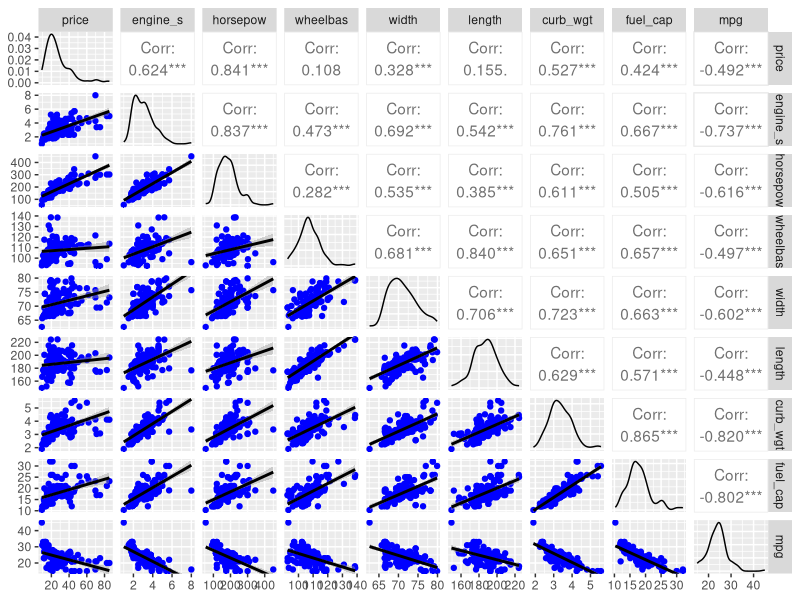
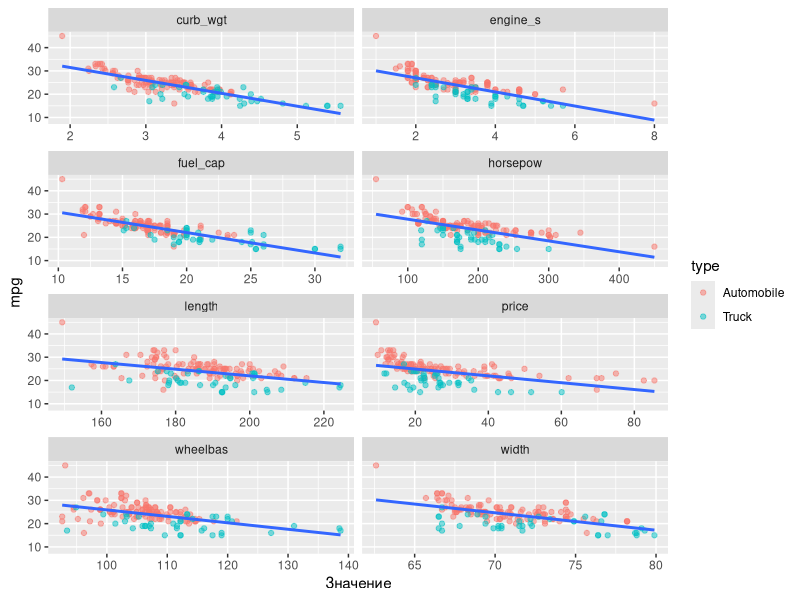
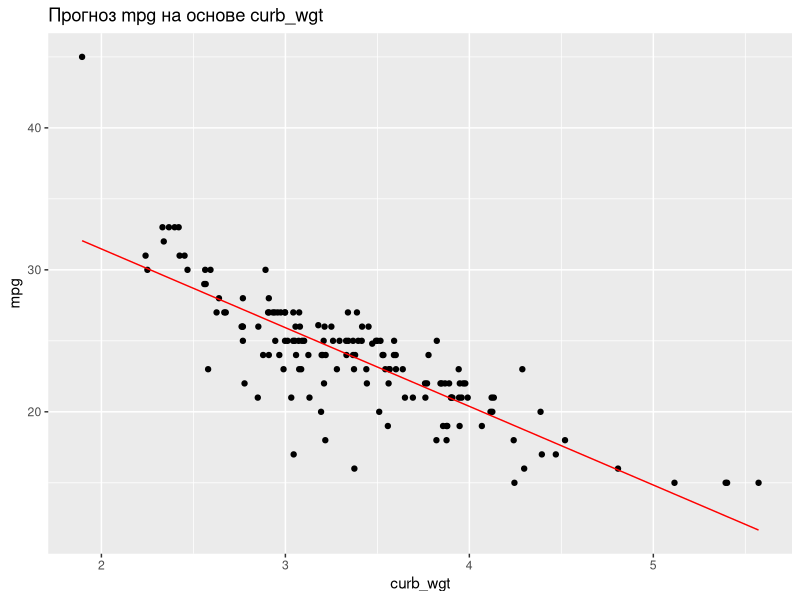
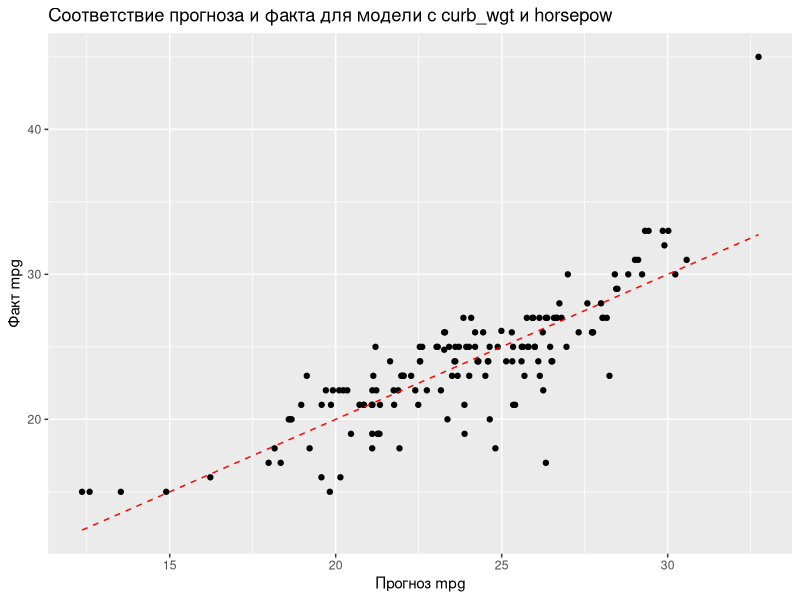
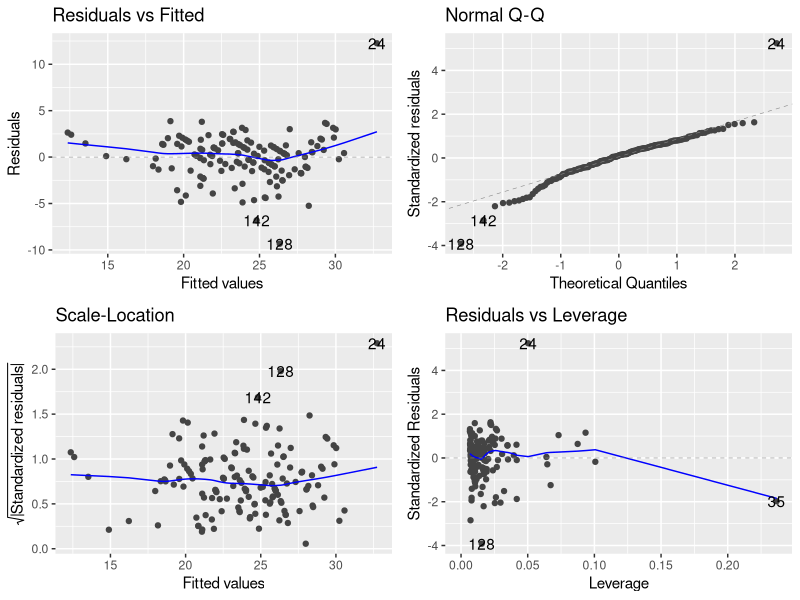
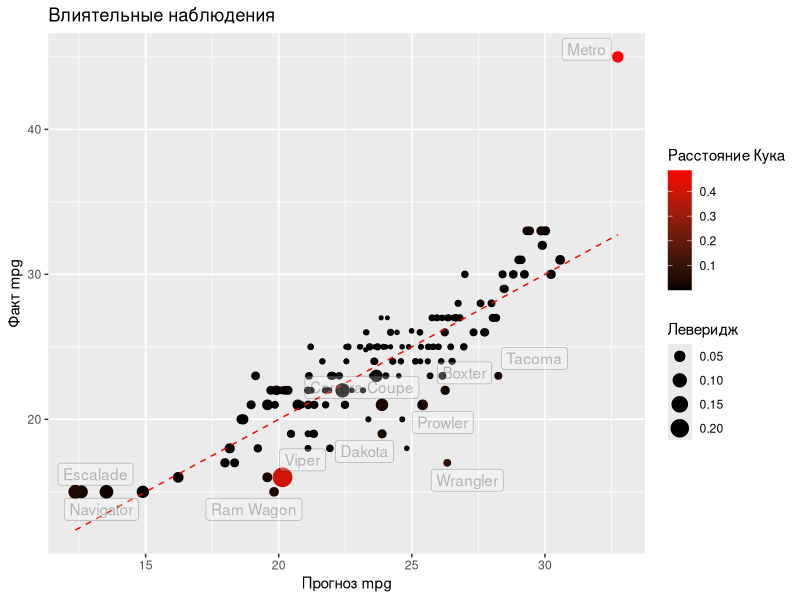
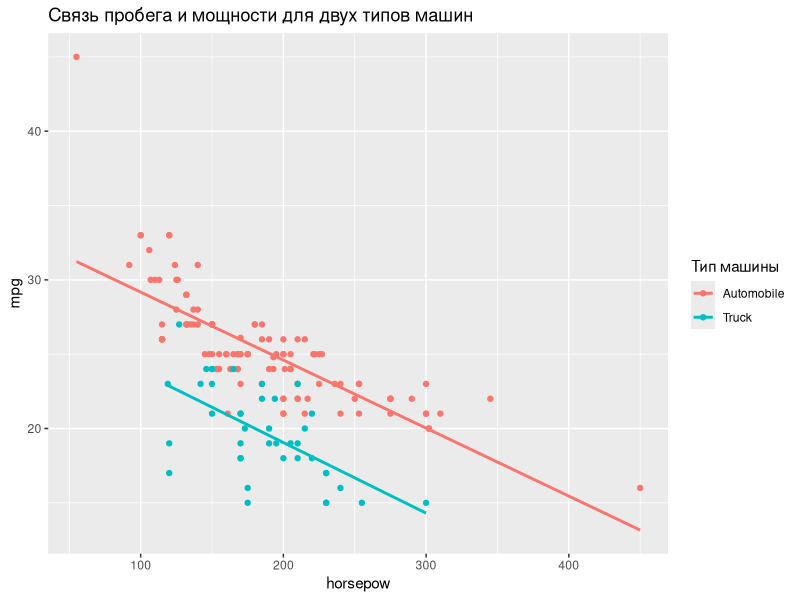
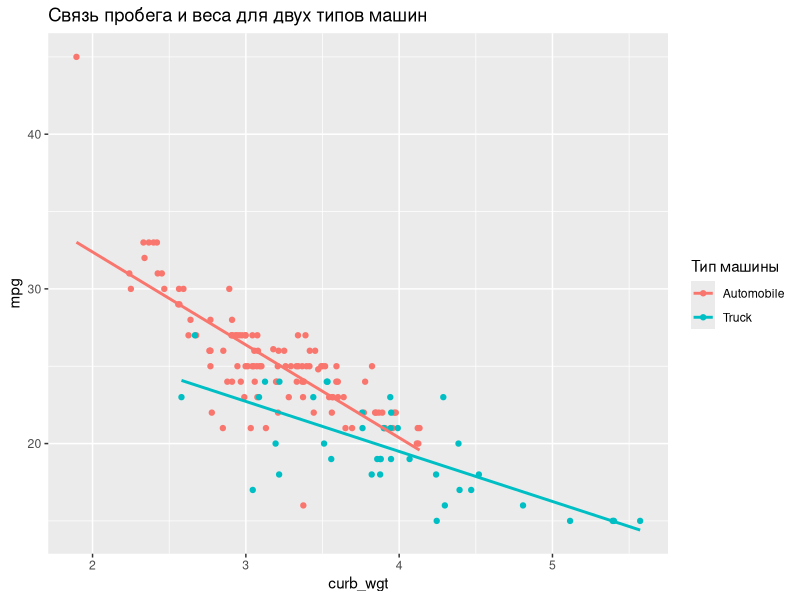

Reproduce these figures in R, in order.
## ---- chunk 1
knitr::opts_chunk$set(echo = TRUE, warning = FALSE)
options(width = 100) # ширина текстового вывода
options(digits = 3) # число знаков после запятой в выводе 
## ---- chunk 2
library(readr) # считывание данных из текстовых файлов
library(tidyverse) # манипулирование данными 
library(ggplot2) # визуализация 
library(ggfortify) # визуализация диагностических графиков
library(modelr) # вспомогательные функции для работы с моделями
library(broom) # преобразование результатов моделирования в табличный вид
library(GGally) # построение матрицы диаграмм рассеяния 
library(car) # функции для степенных преобразований
library(forcats) # работа с факторами
## ---- chunk 3
cars <- read_csv2("datasets/cars.csv", skip = 25) #в файле используются "русские" разделители, больше подходит read_csv2()
glimpse(cars)
## ---- chunk 4

cars %>%
  gather(key = 'Переменная', value = 'Значение') %>%
  group_by(`Переменная`) %>%
  summarise(`Пропуски` = sum(is.na(`Значение`))) %>%
  arrange(-`Пропуски`)

## ---- chunk 5

cars %>% 
  filter(!complete.cases(.)) # . обозначает место, в которое надо подставить результат предыдущей операции

## ---- chunk 6
cars2 <- na.omit(cars)

# Осталось наблюдений:
cat("Осталось", nrow(cars2), "наблюдений из", nrow(cars))
## ---- chunk 7
cars_num <- cars2 %>% select_if(is.numeric)

# Коэффициенты корреляции и из значимость
Hmisc::rcorr(as.matrix(cars_num))

# Матрица диаграмм рассеяния
ggpairs(cars_num, 
        lower = list(continuous = wrap("smooth_lm", color = 'blue')))
## ---- chunk 8

cars_tall <- cars2 %>% 
  gather(key = 'Показатель', value = 'Значение', price:fuel_cap) # текстовые переменные и mpg надо оставить без изменений

## ---- chunk 9

ggplot(data = cars_tall,
       mapping = aes(x = `Значение`, y = mpg)) +
  geom_point(aes(colour = type), alpha = 0.5) +
  stat_smooth(method = lm, se = F) +
  facet_wrap(~ `Показатель`, scale = 'free_x', ncol = 2)

## ---- chunk 10

cars_tall %>% 
  group_by(`Показатель`) %>%
  summarise(r = cor(mpg, `Значение`)) %>%
  arrange(desc(abs(r)))

## ---- chunk 11
m_wgt <- lm(mpg ~ curb_wgt, data = cars2)
summary(m_wgt)
## ---- chunk 12
tidy(m_wgt) %>% select(term:std.error) # эта же информация есть и в summary()
## ---- chunk 13
ggplot(add_predictions(cars2, m_wgt, var = 'fit')) +
  geom_point(aes(curb_wgt, mpg)) +
  geom_line(aes(curb_wgt, fit), colour = 'red') + 
  labs(title = 'Прогноз mpg на основе curb_wgt')
## ---- chunk 14
glance(m_wgt) %>% select(r.squared, sigma) # эта же информация есть и в summary()
## ---- chunk 15

cars2 %>% 
  add_residuals(m_wgt, var = "residual") %>% #добавили остатки
  select_if(is.numeric) %>% # убрали текстовые столбцы
  select(-curb_wgt, -mpg) %>% #убрали уже учтенные в модели переменные 
  gather('var', 'value', price:fuel_cap) %>% #длинный формат данных
  group_by(var) %>% # сгруппировали по названию переменной
  summarise(r = cor(value, residual)) %>% # посчитали коэффициент корреляции для каждой группы
  arrange(desc(abs(r)))

## ---- chunk 16
m_wgtpow <- lm(mpg ~ curb_wgt + horsepow, data = cars2)
summary(m_wgtpow)
## ---- chunk 17

newcar <- tibble(curb_wgt = 4, horsepow = 200)
predict(m_wgtpow, newcar, interval = 'prediction', level = 0.9 )

## ---- chunk 18

ggplot(add_predictions(cars2, m_wgtpow, var = 'fit'), 
       aes(fit, mpg)) +
  geom_point() +
  geom_line(aes(fit, fit), color = 'red', linetype = 'dashed') +
  labs(title = 'Соответствие прогноза и факта для модели с curb_wgt и horsepow',
       x = 'Прогноз mpg',
       y = 'Факт mpg')
  
## ---- chunk 19

autoplot(m_wgtpow)

## ---- chunk 20
m_wgtpow_fit <- m_wgtpow %>% 
  fortify() %>% # сохранили остатки, предсказания и показатели влиятельности в набор
  merge(., cars2) # добавили исходные данные (merge удаляет дублирующиеся при слиянии столбцы)

head(m_wgtpow_fit)

ggplot(m_wgtpow_fit, aes(.fitted, mpg)) +
  geom_point(aes(size = .hat, colour = .cooksd)) +
  geom_line(aes(.fitted, .fitted), 
            colour = "red", linetype = "dashed") +
  scale_colour_gradient(low = "black", high = "red") +
  ggrepel::geom_label_repel(
    data = filter(m_wgtpow_fit, .cooksd > 4/nrow(cars2)),
    mapping = aes(label = model), alpha = 0.25) +
  labs(title = "Влиятельные наблюдения",
       x = "Прогноз mpg", y = "Факт mpg", 
       size = "Леверидж",  colour = "Расстояние Кука")
  

## ---- chunk 21
ggplot(cars2, aes(horsepow, mpg, colour = type)) +
  geom_point() +
  geom_smooth(method = lm, se = F) +
  labs(title = "Связь пробега и мощности для двух типов машин",
       colour = "Тип машины")
## ---- chunk 22
carsdummy <- cars2 %>%
  mutate(truck = ifelse(type == "Truck", 1, 0))

m_pow_dummy <- lm(mpg ~ horsepow + truck, data = carsdummy)

summary(m_pow_dummy)
## ---- chunk 23

cars2f <- cars2 %>%
  mutate(type = factor(type, levels = c('Automobile', 'Truck')))


m_pow_factor <- lm(mpg ~ horsepow + type, data = cars2f)

summary(m_pow_factor)
## ---- chunk 24
ggplot(data = cars2, aes (curb_wgt, mpg, colour = type)) +
  geom_point() +
  geom_smooth(method = lm, se = F) +
  labs(title = "Связь пробега и веса для двух типов машин",
     colour = "Тип машины")

## ---- chunk 25

m_wgt_interact <- lm(mpg ~ curb_wgt + type + curb_wgt:type, data = cars2f)

summary(m_wgt_interact)

## ---- chunk 26
lm(mpg ~ curb_wgt * type, data = cars2f) %>%
  summary()
## ---- chunk 27
cars2f <- cars2f %>%
  mutate(country = factor(country, levels=c('Japan', 'Europe', 'USA')))

ggplot(cars2f, aes(horsepow, mpg, colour = country)) +
  geom_point() +
  geom_smooth(method = lm, se = F) + 
  labs(title = "Связь пробега и мощности для машин из разных стран",
     colour = "Страна производителя")

## ---- chunk 28

m_country <- lm(mpg ~ horsepow + country, data = cars2f)

summary(m_country)
## ---- chunk 29

m_country_interact <- lm(mpg ~ horsepow * country, data = cars2f)

summary(m_country_interact)
## ---- chunk 30

# Подготовка данных: добавляем новый фактор - европейская машина, или нет.

cars2f <- cars2f %>%
  mutate(europe = fct_recode(country,
                             No = "Japan",
                             No = "USA",
                             Yes = "Europe"))
  

m_europe_interact <- lm(mpg ~ horsepow + horsepow:europe, 
                                data = cars2f)

summary(m_europe_interact)
## ---- chunk 31

# Новые данные
new_cars <- data.frame(horsepow = c(250, 250), 
                       europe = factor(c("No", "Yes"), levels = c("No", "Yes")))

# Прогноз
pred_mpg <- predict(m_europe_interact, new_cars,
                    interval = "prediction",
                    level = 0.9) %>% 
  as.data.frame() %>%
  bind_cols(new_cars, .)

pred_mpg
